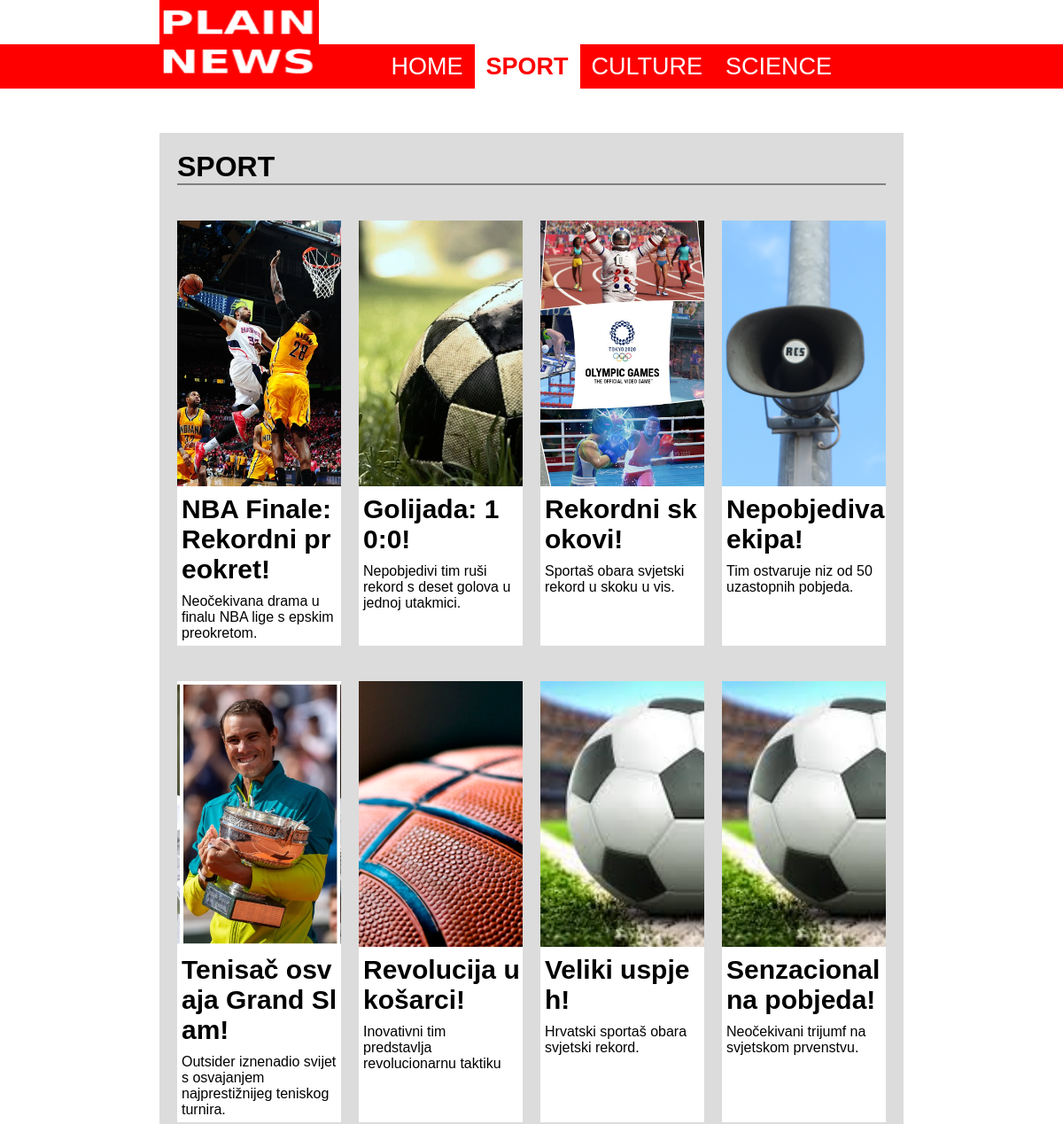
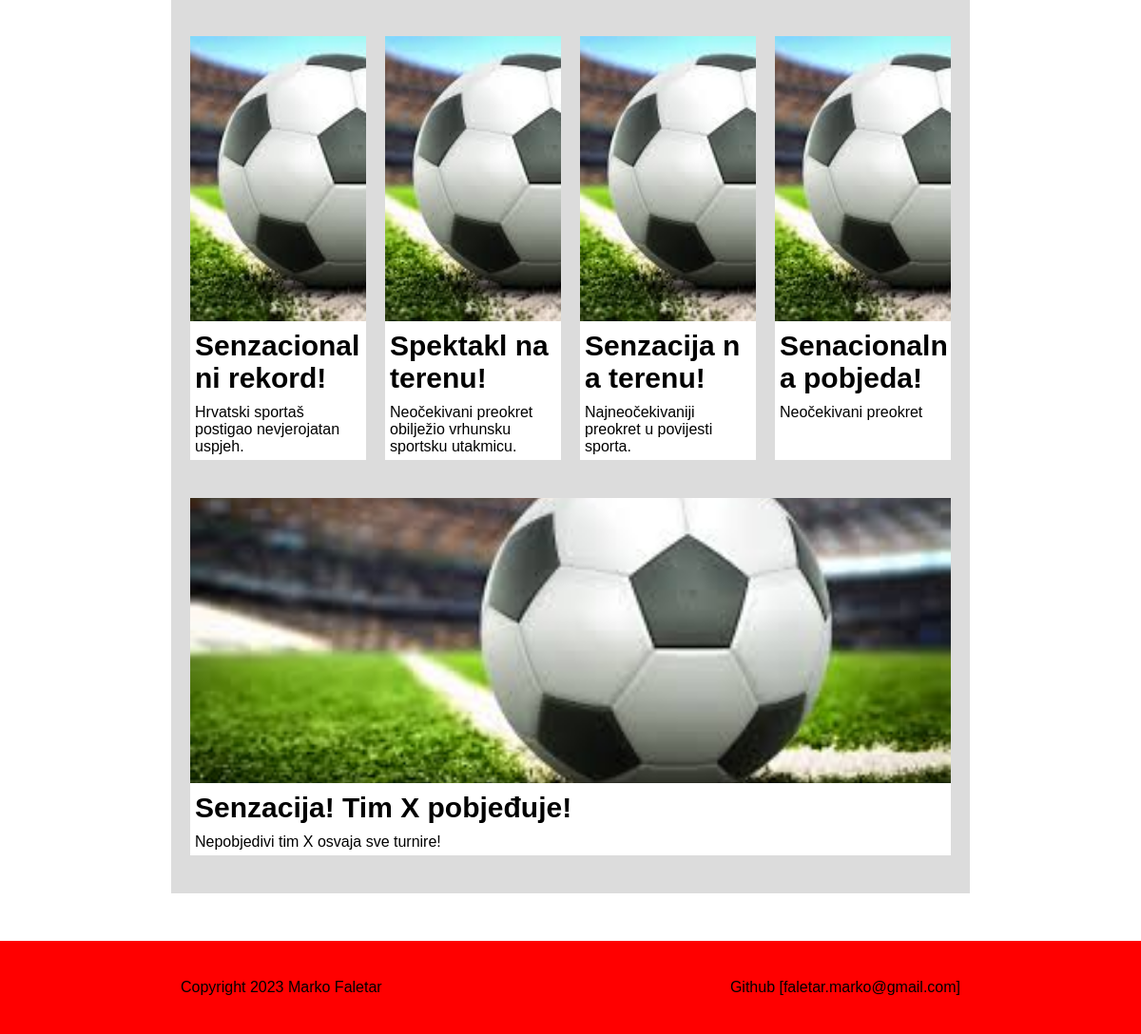
The app's page /kategorija.php?id=sport with its own data (2 pictures, top to bottom).
### tables this page shows
CREATE TABLE `clanci` (
  `id` int(11) NOT NULL,
  `naslov` varchar(64) NOT NULL,
  `sazetak` text NOT NULL,
  `tekst` text NOT NULL,
  `slika` varchar(64) NOT NULL,
  `kategorija` varchar(64) NOT NULL,
  `arhiva` tinyint(1) NOT NULL
);

### kategorija.php (the view, shortened to what this page needs)
<?php
if (isset($_SESSION['username']) && isset($_SESSION['razina'])) {
  $tekstNav = 'ADMIN';
  $tekstNavLokacija = 'administrator.php';
}else{
  $tekstNav = 'LOGIN';
  $tekstNavLokacija = 'login.php';
}
include 'connect.php';
$kategorija = $_GET['id'];
$query = "SELECT * FROM clanci WHERE kategorija='$kategorija' AND arhiva = 0";
$result = mysqli_query($dbc, $query);
$row = mysqli_fetch_array($result);
?>
<!DOCTYPE html>
<html lang="en">
<head>
    <link rel="stylesheet" type="text/css" href="style.css" />
</head>
<body>
    <img id="logo22" src="images/PNEWS.png" alt="logo"
        style="position: fixed; z-index: 100; width: 180px; height: 100px; margin-left: 15%; margin-top: -50px;" />
    <nav>
        <ul>
            <li><label class="logo">Plain_Newssssssssssss</label></li>
            <li class=""><a class="" href="index.php">HOME</a></li>
            <li class="<?php if ($kategorija == "sport") echo ' active'; ?>"><a class="<?php if ($kategorija == "sport") echo ' active'; ?>" href="kategorija.php?id=sport">SPORT</a></li>
            <li class="<?php if ($kategorija == "culture") echo ' active'; ?>"><a class="<?php if ($kategorija == "culture") echo ' active'; ?>" href="kategorija.php?id=culture">CULTURE</a></li>
            <li class="<?php if ($kategorija == "science") echo ' active'; ?>"><a class="<?php if ($kategorija == "science") echo ' active'; ?>" href="kategorija.php?id=science">SCIENCE</a></li>
            <li><a href="<?php echo $tekstNavLokacija; ?>"><?php echo $tekstNav; ?></a></li>
        </ul>
    </nav>
    <div class="container">
        <header>
            <h1>
                <?php if(isset($row['kategorija'])){echo strtoupper($row['kategorija']);}else{echo 'Ne postoje vijesti u kategoriji!';} ?>
            </h1>
            <hr>
        </header>
        <section>
            <?php
            while ($row) {
                echo '<article>';
                echo '<div class="slike">';
                echo '<img class="cover" src="' . UPLPATH . $row['slika'] . '" alt="news1" />';
                echo '</div>';
                echo '<h4 class="title">';
                echo '<a href="clanak.php?id=' . $row['id'] . '">';
                echo $row['naslov'];
                echo '</a></h4>';
                echo '<div class="tekst">';
                echo '<p>' . $row['sazetak'] . '</p>';
                echo '</div>';
                echo '</article>';
                $row = mysqli_fetch_array($result);
            }
            ?>
        </section>
    </div>
    <div class="footer">
        <ul>
            <li><a href="#">Copyright 2023 Marko Faletar</a></li>
            <li><a href="https://github.com/FaletarMarko1">Github [faletar.marko@gmail.com]</a></li>
        </ul>
    </div>
</body>
</html>

### style.css (style rules this page uses)
body { font-family: "Franklin Gothic Medium", "Arial Narrow", Arial, sans-serif; }
* { margin: 0; padding: 0; text-decoration: none; list-style: none; box-sizing: border-box; }
nav { background: red; height: 50px; width: 100%; margin-top: 50px; }
nav ul { float: left; margin-right: 20px; width: 70%; margin-left: 15%; }
nav ul li { display: block; float: left; line-height: 50px; margin: 0 0px; }
nav ul li a { color: white; font-size: 27px; padding: 10px 13px; border-radius: 0px; text-transform: uppercase; }
label.logo { color: red; font-size: 17px; line-height: 50px; padding: 0 50px 0 0; font-weight: 900; cursor: pointer; }
#logo22 { opacity: 1; }
a { text-decoration: none; color: black; }
a.active, a:hover { color: red; font-weight: bolder; transition: 0.3s; background-color: white; }
nav .active { background-color: white; color: red; }
.container { width: 70%; margin: auto; margin-top: 50px; margin-bottom: 50px; min-height: 100vh; background-color: gainsboro; }
section { display: flex; flex-wrap: wrap; text-align: left; padding: 20px 0px 20px 20px; }
article { margin: 20px 20px 20px 0px; flex: 20%; flex-basis: 20%; justify-content: space-around; background-color: white; }
img { width: 100%; max-width: 100%; height: 300px; }
.cover { object-fit: cover; }
.tekst { width: 100%; text-align: left; padding: 5px; }
h4 { white-space: pre-line; }
header { padding: 20px 20px 0px 20px; }
hr { margin: auto; height: 2px; border-width: 0; color: gray; background-color: gray; }
.title { text-align: left; font-size: 30px; padding: 5px 0px 5px 5px; font-weight: 900; word-break: break-all; }
.footer { background-color: red; width: 100%; color: white; text-align: center; margin-top: auto; }
.footer ul { width: 70%; margin: auto; display: flex; flex-wrap: nowrap; padding: 40px 0px 40px 0px; justify-content: space-between; }
.footer ul li { margin: 0 10px; }

### records on screen
clanci: kategorija "SPORT", slika (picture), naslov "NBA Finale: Rekordni preokret!", sazetak "Neočekivana drama u finalu NBA lige s epskim preokretom."
clanci: slika (picture), naslov "Golijada: 10:0!", sazetak "Nepobjedivi tim ruši rekord s deset golova u jednoj utakmici."
clanci: slika (picture), naslov "Rekordni skokovi!", sazetak "Sportaš obara svjetski rekord u skoku u vis."
clanci: slika (picture), naslov "Nepobjediva ekipa!", sazetak "Tim ostvaruje niz od 50 uzastopnih pobjeda."
clanci: slika (picture), naslov "Tenisač osvaja Grand Slam!", sazetak "Outsider iznenadio svijet s osvajanjem najprestižnijeg teniskog turnira."
clanci: slika (picture), naslov "Revolucija u košarci!", sazetak "Inovativni tim predstavlja revolucionarnu taktiku"
clanci: slika (picture), naslov "Veliki uspjeh!", sazetak "Hrvatski sportaš obara svjetski rekord."
clanci: slika (picture), naslov "Senzacionalna pobjeda!", sazetak "Neočekivani trijumf na svjetskom prvenstvu."
clanci: slika (picture), naslov "Senzacionalni rekord!", sazetak "Hrvatski sportaš postigao nevjerojatan uspjeh."
clanci: slika (picture), naslov "Spektakl na terenu!", sazetak "Neočekivani preokret obilježio vrhunsku sportsku utakmicu."
clanci: slika (picture), naslov "Senzacija na terenu!", sazetak "Najneočekivaniji preokret u povijesti sporta."
clanci: slika (picture), naslov "Senacionalna pobjeda!", sazetak "Neočekivani preokret"
clanci: slika (picture), naslov "Senzacija! Tim X pobjeđuje!", sazetak "Nepobjedivi tim X osvaja sve turnire!"
